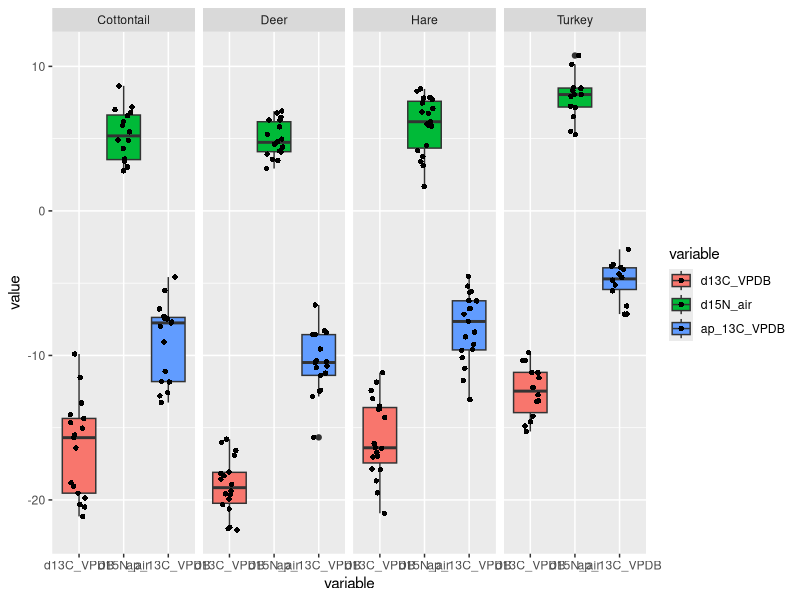
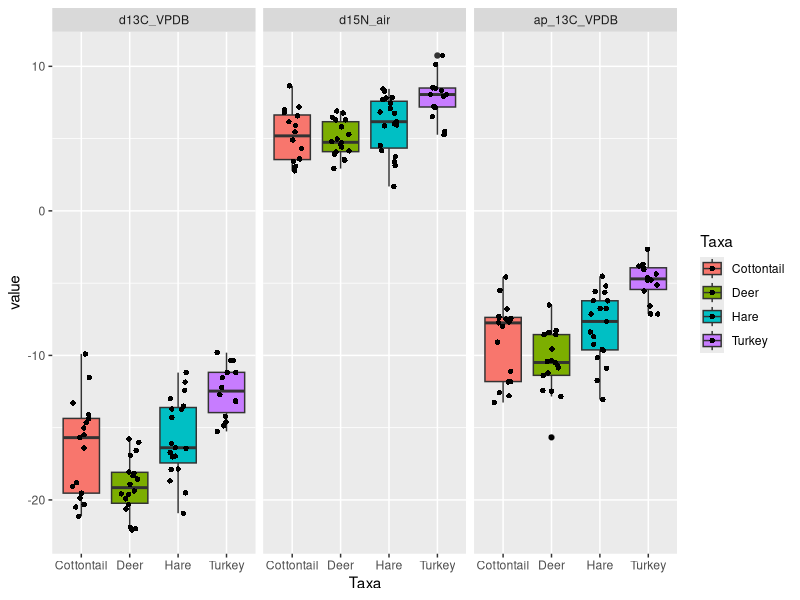
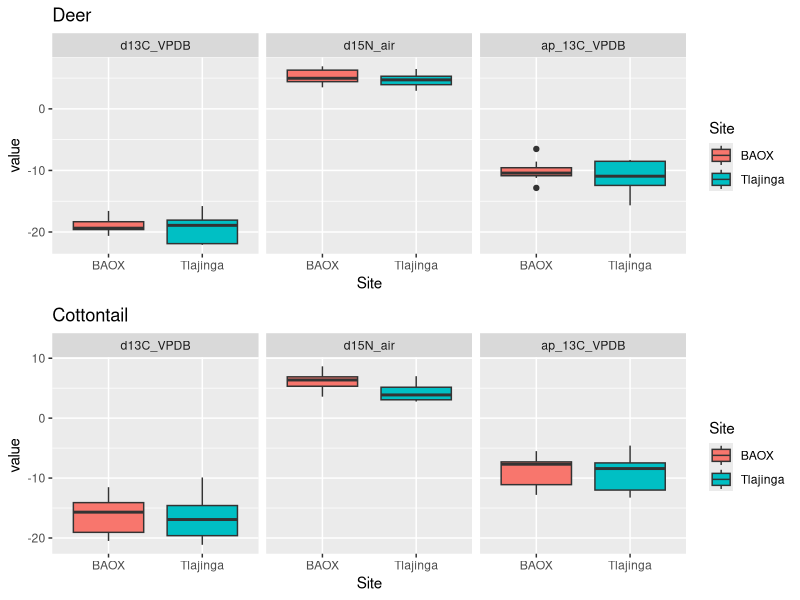
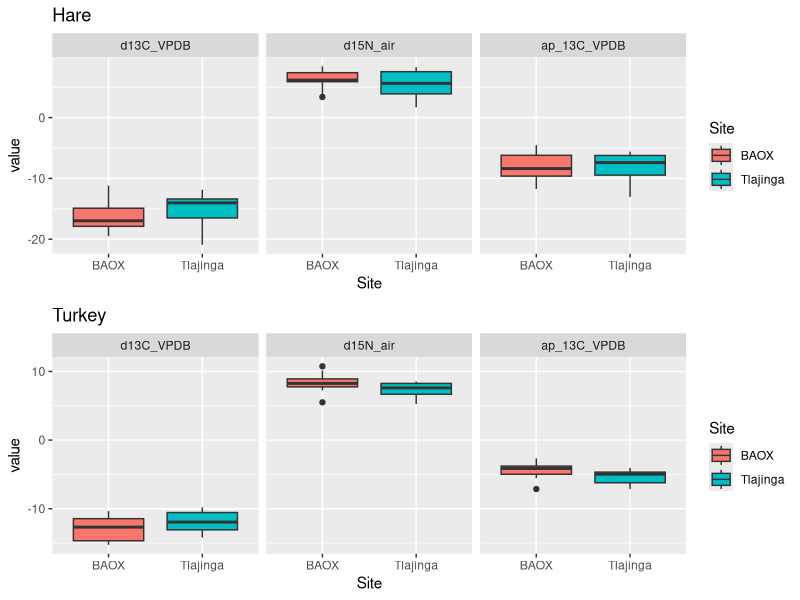
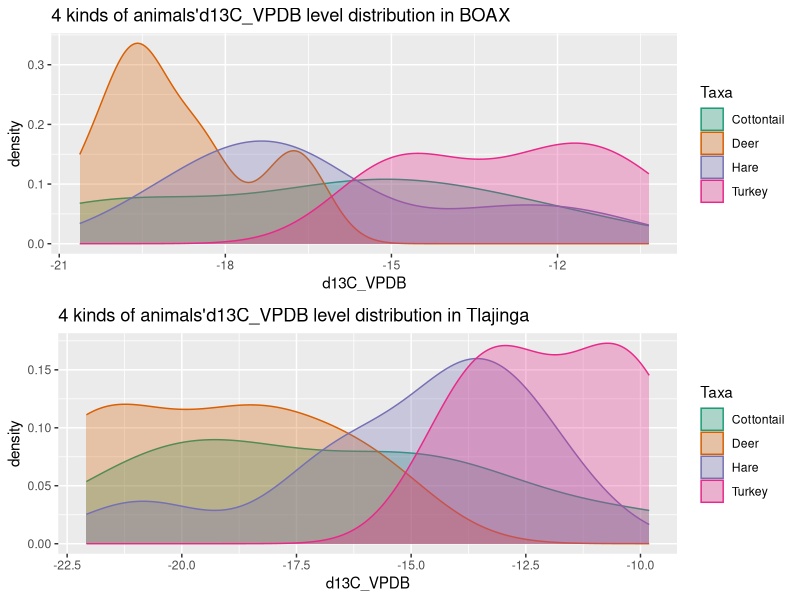
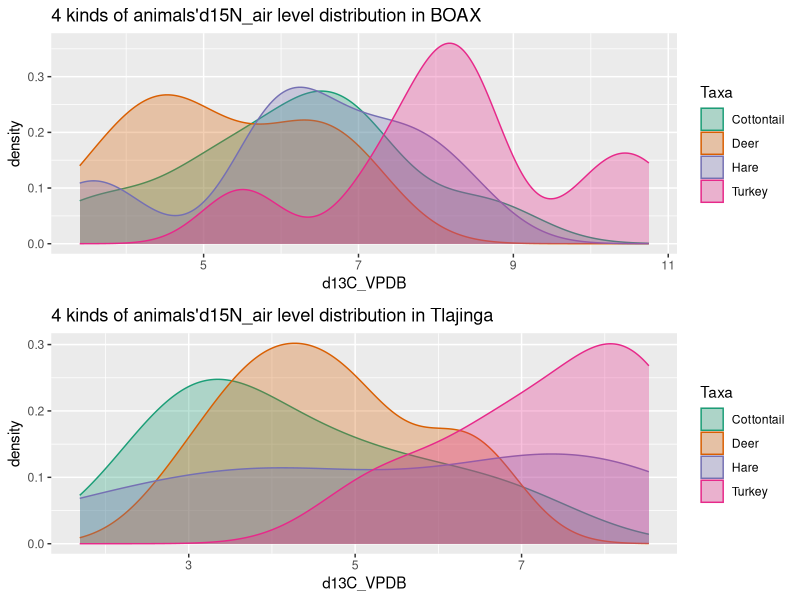
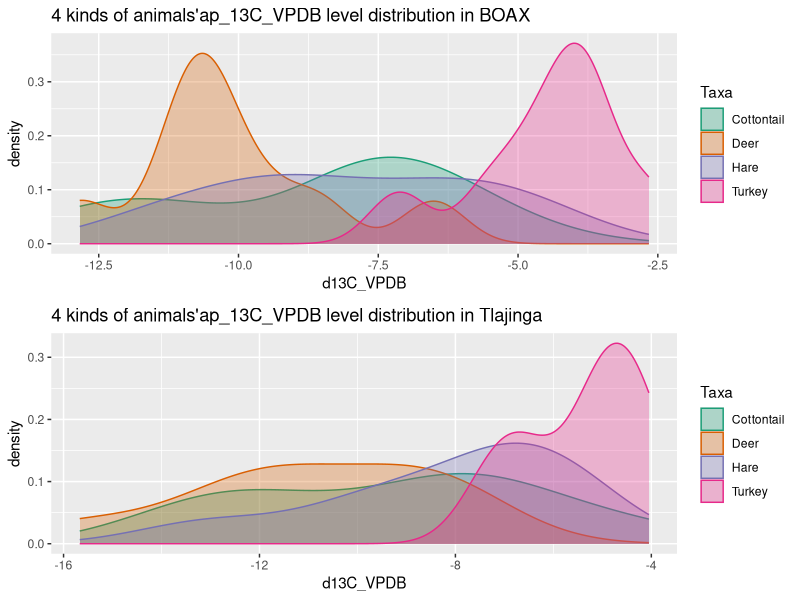
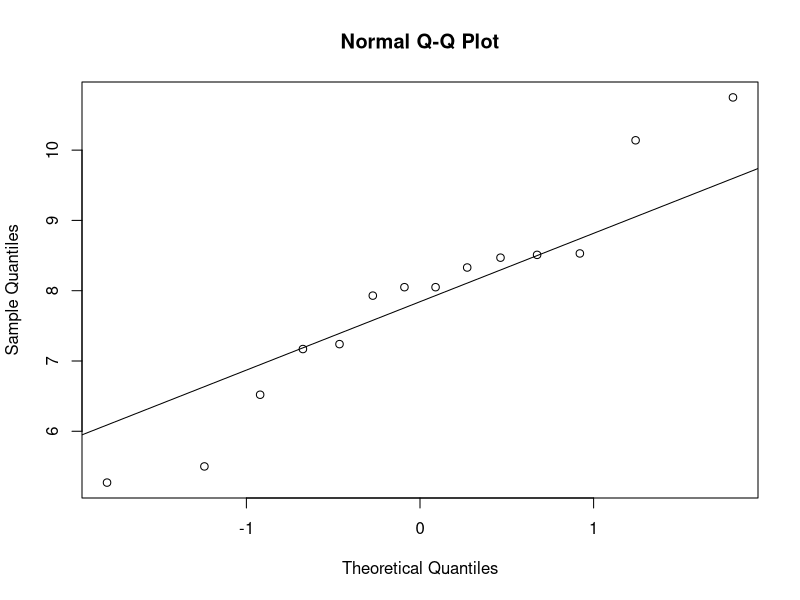

These figures' R source, in order:
## ---- chunk 1
knitr::opts_chunk$set(echo = TRUE, message = FALSE, warning = FALSE)
# install.packages("foreign")
library(ggplot2)
library(openxlsx)
library(reshape2)
library(dplyr)
library(tidyr)
library("formattable")
library(stats)
## ---- chunk 2
#read data
data<-read.xlsx("for_stats_peeps.xlsx")
data<-data[,-2:-6]
data<-data[,-4]
removedata<-c("MC381","MC389","MC393","MC76")
#data <- na.omit(data)
i<-1
for(i in i:4) data<-subset(data,data$ID!=removedata[i])

## ---- chunk 3
#tidy data
data2<-data[,2:8]
data2<-data2[,-3]
data2<-data2[,-5]
aggdata<-melt(data2,id=(c("Taxa","Site")))

## ---- chunk 4
summ <- aggdata %>%                              
  group_by(Taxa,Site,variable) %>% 
  na.omit(aggdata) %>%
  summarize(min = min(value),
            median = median(value),
            mean = mean(value),
            max = max(value),
            sd = sd(value),
            count=n())
#formattable(summ)

## ---- chunk 5
ggplot(data = aggdata, aes(x=variable,y=value, fill=variable)) + 
  geom_boxplot()+
  geom_jitter(shape=16, position=position_jitter(0.2))+
  facet_wrap(~Taxa,nrow = 1)
## ---- chunk 6
ggplot(data = aggdata, aes(x=Taxa,y=value, fill=Taxa)) + 
  geom_boxplot()+
  geom_jitter(shape=16, position=position_jitter(0.2))+
  facet_wrap(~variable,nrow = 1)
## ---- chunk 7
data_deer<-aggdata[which(aggdata$Taxa=="Deer"),]
data_Cottontail<-aggdata[which(aggdata$Taxa=="Cottontail"),]
data_Hare<-aggdata[which(aggdata$Taxa=="Hare"),]
data_Turkey<-aggdata[which(aggdata$Taxa=="Turkey"),]

deer1<-ggplot(data = data_deer, aes(x=variable,y=value, fill=variable)) + 
  geom_boxplot()+
  #geom_jitter(shape=16, position=position_jitter(0.2))+
  labs(title = 'Deer')+
  facet_wrap(~Site,nrow = 1)

deer2<-ggplot(data = data_deer, aes(x=Site,y=value, fill=Site)) + 
  geom_boxplot()+
  #geom_jitter(shape=16, position=position_jitter(0.2))+
  labs(title = 'Deer')+
  facet_wrap(~variable,nrow = 1)



cot1<-ggplot(data = data_Cottontail, aes(x=variable,y=value, fill=variable)) + 
  geom_boxplot()+
  #geom_jitter(shape=16, position=position_jitter(0.2))+
  labs(title = 'Cottontail')+
  facet_wrap(~Site,nrow = 1)

cot2<-ggplot(data = data_Cottontail, aes(x=Site,y=value, fill=Site)) + 
  geom_boxplot()+
  #geom_jitter(shape=16, position=position_jitter(0.2))+
  labs(title = 'Cottontail')+
  facet_wrap(~variable,nrow = 1)


hare1<-ggplot(data = data_Hare, aes(x=variable,y=value, fill=variable)) + 
  geom_boxplot()+
  #geom_jitter(shape=16, position=position_jitter(0.2))+
  labs(title = 'Hare')+
  facet_wrap(~Site,nrow = 1)

hare2<-ggplot(data = data_Hare, aes(x=Site,y=value, fill=Site)) + 
  geom_boxplot()+
  #geom_jitter(shape=16, position=position_jitter(0.2))+
  labs(title = 'Hare')+
  facet_wrap(~variable,nrow = 1)

turkey1<-ggplot(data = data_Turkey, aes(x=variable,y=value, fill=variable)) + 
  geom_boxplot()+
  #geom_jitter(shape=16, position=position_jitter(0.2))+
  labs(title = 'Turkey')+
  facet_wrap(~Site,nrow = 1)

turkey2<-ggplot(data = data_Turkey, aes(x=Site,y=value, fill=Site)) + 
  geom_boxplot()+
  #geom_jitter(shape=16, position=position_jitter(0.2))+
  labs(title = 'Turkey')+
  facet_wrap(~variable,nrow = 1)

## ---- chunk 8

#gridExtra::grid.arrange(deer1,cot1,nrow=2,ncol=1)
#gridExtra::grid.arrange(hare1,turkey1,nrow=2,ncol=1)

gridExtra::grid.arrange(deer2,cot2,nrow=2,ncol=1)
gridExtra::grid.arrange(hare2,turkey2,nrow=2,ncol=1)

## ---- chunk 9
mean(filter(aggdata,Taxa=="Hare" & Site=="BAOX" & variable=="d15N_air")$value)
sd(filter(aggdata,Taxa=="Hare" & Site=="BAOX" & variable=="d15N_air")$value)
## ---- chunk 10
# check the d13C_VPDB
aggdata1 <- filter(aggdata, variable== "d13C_VPDB" & Site == "BAOX")
ggplot1 <- ggplot(aggdata1, aes(value, colour = Taxa,fill=Taxa)) + geom_density(alpha = 0.3) +
  scale_fill_brewer(palette="Dark2") +
  scale_color_brewer(palette="Dark2") +
  labs(x = "d13C_VPDB", y = "density", title = "4 kinds of animals'd13C_VPDB level distribution in BOAX")


aggdata2 <- filter(aggdata, variable== "d13C_VPDB" & Site == "Tlajinga")
ggplot2 <- ggplot(aggdata2, aes(value, colour = Taxa,fill=Taxa)) + geom_density(alpha = 0.3) +
  scale_fill_brewer(palette="Dark2") +
  scale_color_brewer(palette="Dark2") +
  labs(x = "d13C_VPDB", y = "density", title = "4 kinds of animals'd13C_VPDB level distribution in Tlajinga")

gridExtra::grid.arrange(ggplot1, ggplot2)
## ---- chunk 11
# check the d15N_air
aggdata3 <- filter(aggdata, variable== "d15N_air" & Site == "BAOX")
ggplot3 <- ggplot(aggdata3, aes(value, colour = Taxa,fill=Taxa)) + geom_density(alpha = 0.3) +
  scale_fill_brewer(palette="Dark2") +
  scale_color_brewer(palette="Dark2") +
  labs(x = "d13C_VPDB", y = "density", title = "4 kinds of animals'd15N_air level distribution in BOAX")


aggdata4 <- filter(aggdata, variable== "d15N_air" & Site == "Tlajinga")
ggplot4 <- ggplot(aggdata4, aes(value, colour = Taxa,fill=Taxa)) + geom_density(alpha = 0.3) +
  scale_fill_brewer(palette="Dark2") +
  scale_color_brewer(palette="Dark2") +
  labs(x = "d13C_VPDB", y = "density", title = "4 kinds of animals'd15N_air level distribution in Tlajinga")

gridExtra::grid.arrange(ggplot3, ggplot4)
## ---- chunk 12
# check the ap_13C_VPDB
aggdata5 <- filter(aggdata, variable== "ap_13C_VPDB" & Site == "BAOX")
ggplot5 <- ggplot(aggdata5, aes(value, colour = Taxa,fill=Taxa)) + geom_density(alpha = 0.3) +
  scale_fill_brewer(palette="Dark2") +
  scale_color_brewer(palette="Dark2") +
  labs(x = "d13C_VPDB", y = "density", title = "4 kinds of animals'ap_13C_VPDB level distribution in BOAX")


aggdata6 <- filter(aggdata, variable== "ap_13C_VPDB" & Site == "Tlajinga")
ggplot6 <- ggplot(aggdata6, aes(value, colour = Taxa,fill=Taxa)) + geom_density(alpha = 0.3) +
  scale_fill_brewer(palette="Dark2") +
  scale_color_brewer(palette="Dark2") +
  labs(x = "d13C_VPDB", y = "density", title = "4 kinds of animals'ap_13C_VPDB level distribution in Tlajinga")

gridExtra::grid.arrange(ggplot5, ggplot6)
## ---- chunk 13
qqnorm(aggdata[aggdata$Taxa=="Turkey"&aggdata$variable=="d15N_air",]$value)
qqline(aggdata[aggdata$Taxa=="Turkey"&aggdata$variable=="d15N_air",]$value)
## ---- chunk 14
data_deer_dc<-data_deer[which(data_deer$variable=="d13C_VPDB"),]
wilcox.test(value~Site,data=data_deer_dc)

data_deer_apc<-data_deer[which(data_deer$variable=="ap_13C_VPDB"),] %>% na.omit(data_deer)
wilcox.test(value~Site,data=data_deer_apc)

data_deer_n<-data_deer[which(data_deer$variable=="d15N_air"),]
wilcox.test(value~Site,data=data_deer_n)
## ---- chunk 15
data_cott_dc<-data_Cottontail[which(data_Cottontail$variable=="d13C_VPDB"),]
wilcox.test(value~Site,data=data_cott_dc)

data_cott_apc<-data_Cottontail[which(data_Cottontail$variable=="ap_13C_VPDB"),] 
wilcox.test(value~Site,data=data_cott_apc)

data_cott_n<-data_Cottontail[which(data_Cottontail$variable=="d15N_air"),]%>% na.omit(data_Cottontail)
wilcox.test(value~Site,data=data_cott_n)
## ---- chunk 16
data_hare_dc<-data_Hare[which(data_Hare$variable=="d13C_VPDB"),]
wilcox.test(value~Site,data=data_hare_dc)

data_hare_apc<-data_Hare[which(data_Hare$variable=="ap_13C_VPDB"),] 
wilcox.test(value~Site,data=data_hare_apc)

data_hare_n<-data_Hare[which(data_Hare$variable=="d15N_air"),]
wilcox.test(value~Site,data=data_hare_n)
## ---- chunk 17
data_turkey_dc<-data_Turkey[which(data_Turkey$variable=="d13C_VPDB"),]
wilcox.test(value~Site,data=data_turkey_dc)

data_turkey_apc<-data_Turkey[which(data_Turkey$variable=="ap_13C_VPDB"),] 
wilcox.test(value~Site,data=data_turkey_apc)

data_turkey_n<-data_Turkey[which(data_Turkey$variable=="d15N_air"),]
wilcox.test(value~Site,data=data_turkey_n)
## ---- chunk 18
#waining mean:
#  The impact of ties means the Wilcoxon rank sum distribution cannot be used to calculate exact p-values. If ties occur in our data and we have fewer than 50 observations, the wilcox.test function returns a normal approximated p-value along with a warning message that says “cannot compute exact p-value with ties”.


#Since this p-value is not less than 0.05, we fail to reject the null hypothesis. 


# Mann-Whitney U Test for Cottontail.

# W=52, p-value= 0.03792

# we can reject the null hypothesis:
# two sites animals are the same
## ---- chunk 19
mann <- subset(aggdata,select = -Site) %>%                         
  group_by(Taxa,variable) %>% 
  na.omit(aggdata) %>%
  summarize(rank = rank(value))
mann<- aggdata %>%                              
  group_by(Taxa,variable) %>% 
  na.omit(aggdata) %>%
  cbind(rank=mann$rank)
#formattable(mann)

mann_cott_n<-mann[which(mann$variable=="d15N_air" & mann$Taxa=="Cottontail"),]
setA<-mann_cott_n[mann_cott_n$Site=="BAOX",]
setB<-mann_cott_n[mann_cott_n$Site=="Tlajinga",]
n1<-length(setA$Taxa)
n2<-length(setA$Taxa)
R1<-sum(setA$rank)
R2<-sum(setB$rank)
U1<-n1*n2+n1*(n1+1)/2-R1
U2<-n1*n2+n2*(n2+1)/2-R2
#min(U1,U2)

## ---- chunk 20
# Assumption
# H0 : v1  = v2
# Ha : v1 != v2
## ---- chunk 21
# "d13C_VPDB" level in turkey groups
test.turkey.d13C <- filter(aggdata, Taxa == "Turkey" & variable== "d13C_VPDB")
with(test.turkey.d13C, shapiro.test(value[Site == "BAOX"])) # p = 0.4606
with(test.turkey.d13C, shapiro.test(value[Site == "Tlajinga"])) # p = 0.7027

# From the output, the two p-values are greater than the significance level 0.05 implying that the distribution of the data are not significantly different from the normal distribution. In other words, we can assume the normality.

t.test(value ~ Site, data = test.turkey.d13C, var.equal = TRUE)
# p = 0.3323
# Not reject!
## ---- chunk 22
# "d13C_VPDB" level in Cottontail groups
test.Cottontail.d13C <- filter(aggdata, Taxa == "Cottontail" & variable== "d13C_VPDB")
with(test.Cottontail.d13C, shapiro.test(value[Site == "BAOX"])) # p = 0.5969
with(test.Cottontail.d13C, shapiro.test(value[Site == "Tlajinga"])) # p = 0.3941

# From the output, the two p-values are greater than the significance level 0.05 implying that the distribution of the data are not significantly different from the normal distribution. In other words, we can assume the normality.
t.test(value ~ Site, data = test.Cottontail.d13C, var.equal = TRUE)
# p = 0.8162
# Not reject!
## ---- chunk 23
# "d13C_VPDB" level in Deer groups
test.Deer.d13C <- filter(aggdata, Taxa == "Deer" & variable== "d13C_VPDB")
with(test.Deer.d13C, shapiro.test(value[Site == "BAOX"])) # p = 0.3914
with(test.Deer.d13C, shapiro.test(value[Site == "Tlajinga"])) # p = 0.2177

# From the output, the two p-values are greater than the significance level 0.05 implying that the distribution of the data are not significantly different from the normal distribution. In other words, we can assume the normality.
t.test(value ~ Site, data = test.Deer.d13C, var.equal = TRUE)
# p = 0.6657
# Not reject!
## ---- chunk 24
# "d13C_VPDB" level in Hare groups
test.Hare.d13C <- filter(aggdata, Taxa == "Hare" & variable== "d13C_VPDB")
with(test.Hare.d13C, shapiro.test(value[Site == "BAOX"])) # p = 0.2707
with(test.Hare.d13C, shapiro.test(value[Site == "Tlajinga"])) # p = 0.2447

# From the output, the two p-values are greater than the significance level 0.05 implying that the distribution of the data are not significantly different from the normal distribution. In other words, we can assume the normality.

t.test(value ~ Site, data = test.Hare.d13C, var.equal = TRUE)
# p = 0.3999
# Not reject!
## ---- chunk 25
# "d15N_air" level in turkey groups
test.turkey.d15N <- filter(aggdata, Taxa == "Turkey" & variable== "d15N_air")
with(test.turkey.d15N, shapiro.test(value[Site == "BAOX"])) # p = 0.7717
with(test.turkey.d15N, shapiro.test(value[Site == "Tlajinga"])) # p = 0.4532

# From the output, the two p-values are greater than the significance level 0.05 implying that the distribution of the data are not significantly different from the normal distribution. In other words, we can assume the normality.

t.test(value ~ Site, data = test.turkey.d15N, var.equal = TRUE)
# p = 0.2313
# Not reject!
## ---- chunk 26
# "d15N_air" level in Cottontail groups
test.Cottontail.d15N <- filter(aggdata, Taxa == "Cottontail" & variable== "d15N_air")
with(test.Cottontail.d15N, shapiro.test(value[Site == "BAOX"])) # p = 0.09437
with(test.Cottontail.d15N, shapiro.test(value[Site == "Tlajinga"])) # p = 0.2703

# From the output, the two p-values are greater than the significance level 0.05 implying that the distribution of the data are not significantly different from the normal distribution. In other words, we can assume the normality.
t.test(value ~ Site, data = test.Cottontail.d15N, var.equal = TRUE)
# p = 0.0321 < 0.05
# Reject!
